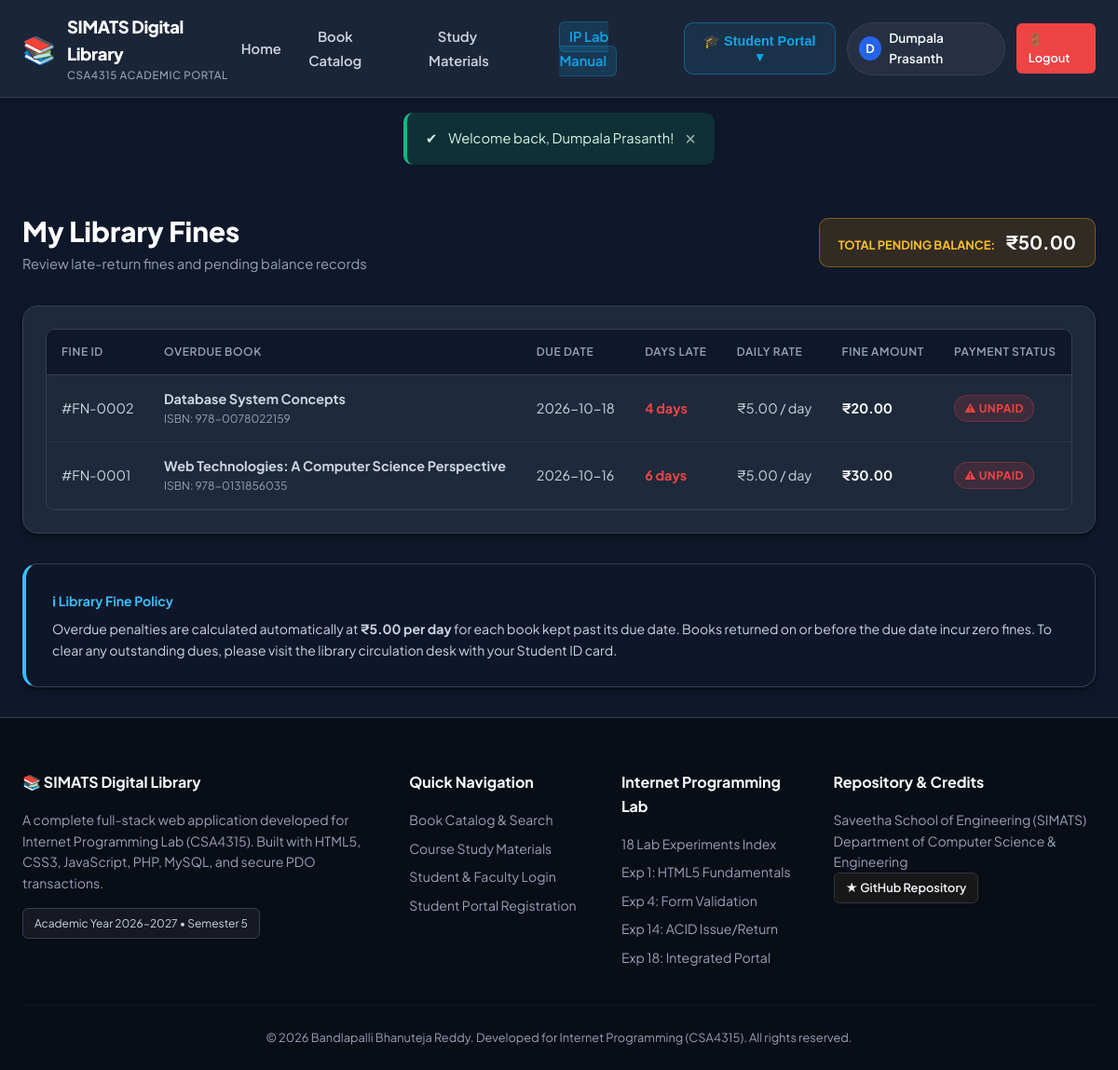
Screenshot of /student/my_fines.php (signed in) with the database file from the repository.
### tables this page shows
CREATE TABLE IF NOT EXISTS fines (
    id INT AUTO_INCREMENT PRIMARY KEY,
    issue_id INT NOT NULL UNIQUE,
    user_id INT NOT NULL,
    overdue_days INT NOT NULL DEFAULT 0,
    daily_rate DECIMAL(8,2) NOT NULL DEFAULT 5.00,
    fine_amount DECIMAL(8,2) NOT NULL DEFAULT 0.00,
    status ENUM('unpaid', 'paid') NOT NULL DEFAULT 'unpaid',
    created_at TIMESTAMP DEFAULT CURRENT_TIMESTAMP,
    paid_at TIMESTAMP NULL DEFAULT NULL,
    FOREIGN KEY (issue_id) REFERENCES book_issues(id) ON DELETE CASCADE,
    FOREIGN KEY (user_id) REFERENCES users(id) ON DELETE CASCADE,
    INDEX idx_fine_status (status),
    INDEX idx_fine_user (user_id)
);

CREATE TABLE IF NOT EXISTS books (
    id INT AUTO_INCREMENT PRIMARY KEY,
    title VARCHAR(255) NOT NULL,
    author VARCHAR(255) NOT NULL,
    isbn VARCHAR(30) NOT NULL UNIQUE,
    category VARCHAR(100) NOT NULL,
    publisher VARCHAR(150) DEFAULT NULL,
    publication_year INT DEFAULT NULL,
    total_copies INT NOT NULL DEFAULT 1,
    available_copies INT NOT NULL DEFAULT 1,
    description TEXT DEFAULT NULL,
    cover_image VARCHAR(255) DEFAULT NULL,
    created_at TIMESTAMP DEFAULT CURRENT_TIMESTAMP,
    INDEX idx_book_category (category),
    INDEX idx_book_title (title),
    INDEX idx_book_author (author)
);

CREATE TABLE IF NOT EXISTS book_issues (
    id INT AUTO_INCREMENT PRIMARY KEY,
    user_id INT NOT NULL,
    book_id INT NOT NULL,
    issue_date DATE NOT NULL,
    due_date DATE NOT NULL,
    return_date DATE DEFAULT NULL,
    status ENUM('issued', 'returned', 'overdue') NOT NULL DEFAULT 'issued',
    issued_by INT DEFAULT NULL,
    created_at TIMESTAMP DEFAULT CURRENT_TIMESTAMP,
    FOREIGN KEY (user_id) REFERENCES users(id) ON DELETE CASCADE,
    FOREIGN KEY (book_id) REFERENCES books(id) ON DELETE CASCADE,
    FOREIGN KEY (issued_by) REFERENCES users(id) ON DELETE SET NULL,
    INDEX idx_issue_status (status),
    INDEX idx_issue_user (user_id),
    INDEX idx_issue_due (due_date)
);

### student/my_fines.php (the view, shortened to what this page needs)
<?php
$user = current_user();
$userId = $user['id'];
$fines = [];
$total_pending = 0.00;
try {
    $pdo = get_db_connection();
    $stmt = $pdo->prepare("
        SELECT f.*, bi.issue_date, bi.due_date, bi.return_date, b.title, b.isbn
        FROM fines f
        JOIN book_issues bi ON f.issue_id = bi.id
        JOIN books b ON bi.book_id = b.id
        WHERE f.user_id = ?
        ORDER BY f.id DESC
    ");
    $stmt->execute([$userId]);
    $fines = $stmt->fetchAll();
    foreach ($fines as $f) {
        if ($f['status'] === 'unpaid') {
            $total_pending += (float)$f['fine_amount'];
        }
    }
} catch (Exception $e) {
    set_flash('error', 'Error loading fine records: ' . $e->getMessage());
}
include_once __DIR__ . '/../includes/header.php';
?>
<div style="display: flex; justify-content: space-between; align-items: center; margin-bottom: 2rem; flex-wrap: wrap; gap: 1rem;">
    <div>
        <h1 style="font-size: 1.85rem; font-weight: 800; color: #ffffff;">My Library Fines</h1>
        <p style="color: var(--text-muted); font-size: 0.92rem;">Review late-return fines and pending balance records</p>
    </div>
    <div style="background: rgba(245, 158, 11, 0.15); border: 1px solid rgba(245, 158, 11, 0.4); padding: 0.6rem 1.25rem; border-radius: var(--radius-md);">
        <span style="font-size: 0.8rem; color: #fbbf24; text-transform: uppercase; font-weight: 700;">Total Pending Balance:</span>
        <strong style="font-size: 1.25rem; color: #ffffff; margin-left: 0.5rem;">₹<?php echo number_format($total_pending, 2); ?></strong>
    </div>
</div>
<div class="card" style="padding: 1.5rem; margin-bottom: 2rem;">
    <?php if (!empty($fines)): ?>
        <div class="table-responsive">
            <table class="data-table">
                <thead>
                    <tr>
                        <th>Fine ID</th>
                        <th>Overdue Book</th>
                        <th>Due Date</th>
                        <th>Days Late</th>
                        <th>Daily Rate</th>
                        <th>Fine Amount</th>
                        <th>Payment Status</th>
                    </tr>
                </thead>
                <tbody>
                    <?php foreach ($fines as $fine): ?>
                        <tr>
                            <td>#FN-<?php echo str_pad($fine['id'], 4, '0', STR_PAD_LEFT); ?></td>
                            <td>
                                <strong><?php echo htmlspecialchars($fine['title']); ?></strong>
                                <div style="font-size: 0.75rem; color: var(--text-muted);">ISBN: <?php echo htmlspecialchars($fine['isbn']); ?></div>
                            </td>
                            <td><?php echo htmlspecialchars($fine['due_date']); ?></td>
                            <td><span style="color: #ef4444; font-weight: 700;"><?php echo $fine['overdue_days']; ?> days</span></td>
                            <td>₹<?php echo number_format($fine['daily_rate'], 2); ?> / day</td>
                            <td><strong style="color: #ffffff;">₹<?php echo number_format($fine['fine_amount'], 2); ?></strong></td>
                            <td>
                                <?php if ($fine['status'] === 'paid'): ?>
                                    <span class="badge badge-success">&#10004; Settled</span>
                                <?php else: ?>
                                    <span class="badge badge-danger">&#9888; Unpaid</span>
                                <?php endif; ?>
                            </td>
                        </tr>
                    <?php endforeach; ?>
                </tbody>
            </table>
        </div>
    <?php endif; ?>
</div>
<div class="card" style="background: rgba(15, 23, 42, 0.6); border-left: 4px solid var(--info); font-size: 0.88rem;">
    <h4 style="color: var(--info); margin-bottom: 0.5rem;">&#8505; Library Fine Policy</h4>
    <p style="color: var(--text-secondary); line-height: 1.6;">
        Overdue penalties are calculated automatically at <strong>₹5.00 per day</strong> for each book kept past its due date. Books returned on or before the due date incur zero fines. To clear any outstanding dues, please visit the library circulation desk with your Student ID card.
    </p>
</div>
<?php include_once __DIR__ . '/../includes/footer.php'; ?>

### assets/css/style.css (style rules this page uses)
:root { --primary: #2563eb; --primary-hover: #1d4ed8; --primary-light: #dbeafe; --primary-glow: rgba(37, 99, 235, 0.2); --accent: #0ea5e9; --accent-dark: #0284c7; --bg-dark: #0f172a; --bg-surface: #1e293b; --bg-card: #1e293b; --bg-card-hover: #334155; --bg-input: #0f172a; --border-color: #334155; --border-light: #475569; --text-primary: #f8fafc; --text-secondary: #cbd5e1; --text-muted: #94a3b8; --success: #10b981; --success-bg: rgba(16, 185, 129, 0.15); --warning: #f59e0b; --warning-bg: rgba(245, 158, 11, 0.15); --danger: #ef4444; --danger-bg: rgba(239, 68, 68, 0.15); --info: #38bdf8; --info-bg: rgba(56, 189, 248, 0.15); --radius-sm: 6px; --radius-md: 10px; --radius-lg: 16px; --radius-full: 9999px; --shadow-sm: 0 1px 2px rgba(0, 0, 0, 0.3); --shadow-md: 0 4px 6px -1px rgba(0, 0, 0, 0.4), 0 2px 4px -2px rgba(0, 0, 0, 0.3); --shadow-lg: 0 10px 15px -3px rgba(0, 0, 0, 0.5), 0 4px 6px -4px rgba(0, 0, 0, 0.4); --shadow-xl: 0 20px 25px -5px rgba(0, 0, 0, 0.6), 0 8px 10px -6px rgba(0, 0, 0, 0.5); --transition: all 0.2s cubic-bezier(0.4, 0, 0.2, 1); }
*, *::before, *::after { box-sizing: border-box; margin: 0; padding: 0; }
body { font-family: 'Plus Jakarta Sans', -apple-system, BlinkMacSystemFont, 'Segoe UI', Roboto, sans-serif; background-color: var(--bg-dark); color: var(--text-primary); line-height: 1.6; min-height: 100vh; display: flex; flex-direction: column; }
.card { background: var(--bg-card); border: 1px solid var(--border-color); border-radius: var(--radius-lg); padding: 1.75rem; box-shadow: var(--shadow-md); transition: var(--transition); }
.table-responsive { overflow-x: auto; border-radius: var(--radius-md); border: 1px solid var(--border-color); background: var(--bg-card); }
.data-table { width: 100%; border-collapse: collapse; text-align: left; font-size: 0.9rem; }
.data-table th { background: #0f172a; color: var(--text-muted); padding: 0.9rem 1rem; font-weight: 600; text-transform: uppercase; font-size: 0.75rem; letter-spacing: 0.05em; border-bottom: 1px solid var(--border-color); }
.data-table td { padding: 0.9rem 1rem; border-bottom: 1px solid rgba(255, 255, 255, 0.05); color: var(--text-secondary); }
.badge { display: inline-flex; align-items: center; gap: 0.35rem; padding: 0.25rem 0.65rem; border-radius: var(--radius-full); font-size: 0.75rem; font-weight: 700; text-transform: uppercase; letter-spacing: 0.04em; }
.badge-danger { background: var(--danger-bg); color: var(--danger); border: 1px solid rgba(239, 68, 68, 0.3); }

### rows the page displays
fines: id "0002", books.title "Database System Concepts", books.isbn "978-0078022159", issue.due_date "2026-10-18", overdue_days "4", daily_rate "5.00", fine_amount "20.00", status "⚠ UNPAID"
fines: id "0001", books.title "Web Technologies: A Computer Science Perspective", books.isbn "978-0131856035", issue.due_date "2026-10-16", overdue_days "6", daily_rate "5.00", fine_amount "30.00", status "⚠ UNPAID"

### other values shown
APP_NAME "SIMATS Digital Library"
substr($user['name'], 0, 1) "D"
$user['name'] "Dumpala Prasanth"
$flash['message'] "Welcome back, Dumpala Prasanth!"
$total_pending "50.00"
